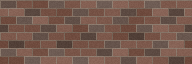

The Python source for this figure:
"""Handmade warm-and-dark running brick courses for the 2026 corner facade."""
from math import hypot
from pathlib import Path
from random import Random
from PIL import Image

def wall_uv(x,y,z):
    return (1 if x>=0 else -1)*hypot(x,y)/1.92,-z/.64

def generate(path):
    image=Image.new('RGB',(192,64));px=image.load();rng=Random(291588)
    shades={(col,row):rng.randrange(-15,15) for col in range(12) for row in range(8)}
    for y in range(64):
        row=y//8
        for x in range(192):
            offset=(x+(row%2)*8)%192;col=offset//16
            base=(130,113,100) if offset%16==0 or y%8==0 else ((123,87,74) if (col+row)%3 else (96,78,70))
            jitter=shades[col,row]+rng.randrange(-4,5)
            px[x,y]=tuple(c+jitter for c in base)
    image.save(path,optimize=True)

if __name__=='__main__':generate(Path(__file__).with_name('brick.png'))
